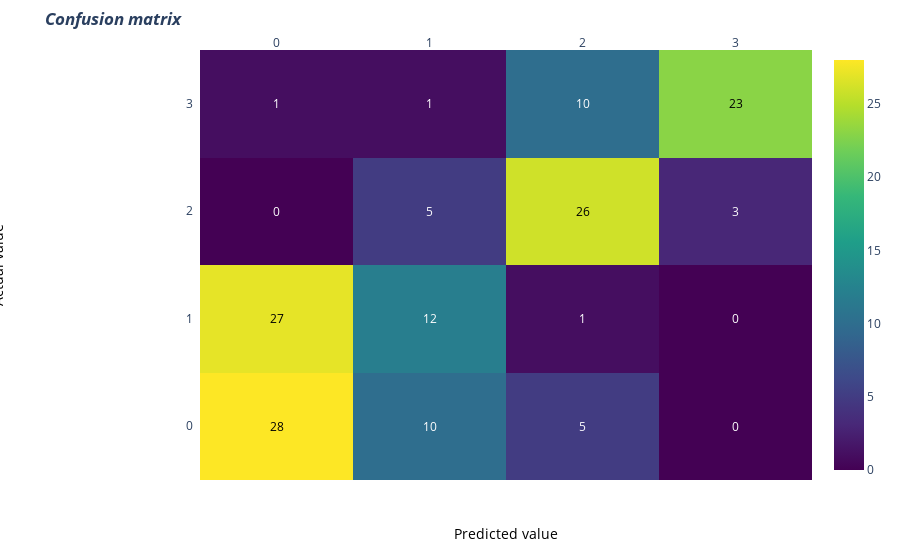

The notebook cell saved with this chart:
### Code cell
import plotly.figure_factory as ff
# invert z idx values

z= cm

# invert z idx values
#z = z[::-1]

x= [0,1,2,3]
y1=x
#y =x[::-1].copy() # invert idx values of x
#print(y)
#y=x
# change each element of z to type string for annotations
z_text = [[str(y1) for y1 in x] for x in z]

# set up figure
fig = ff.create_annotated_heatmap(z, x=x, y=y1, annotation_text=z_text, colorscale='Viridis')

# add title
fig.update_layout(title_text='<i><b>Confusion matrix</b></i>',
                  #xaxis = dict(title='x'),
                  #yaxis = dict(title='x')
                 )

# add custom xaxis title
fig.add_annotation(dict(font=dict(color="black",size=14),
                        x=0.5,
                        y=-0.15,
                        showarrow=False,
                        text="Predicted value",
                        xref="paper",
                        yref="paper"))

# add custom yaxis title
fig.add_annotation(dict(font=dict(color="black",size=14),
                        x=-0.35,
                        y=0.5,
                        showarrow=False,
                        text="Actual value",
                        textangle=-90,
                        xref="paper",
                        yref="paper"))

# adjust margins to make room for yaxis title
fig.update_layout(margin=dict(t=50, l=200))

# add colorbar
fig['data'][0]['showscale'] = True
fig.show()

### Figure 1 — Plotly figure (JSON) as saved in the notebook; plotly's stock layout.template omitted (floating-point values rounded to 4 significant figures)
{"data": [{"colorscale": [[0, "#440154"], [0.1111, "#482878"], [0.2222, "#3e4989"], [0.3333, "#31688e"], [0.4444, "#26828e"], [0.5556, "#1f9e89"], [0.6667, "#35b779"], [0.7778, "#6ece58"], [0.8889, "#b5de2b"], [1, "#fde725"]], "reversescale": false, "showscale": true, "type": "heatmap", "x": [0, 1, 2, 3], "y": [0, 1, 2, 3], "z": [[28, 10, 5, 0], [27, 12, 1, 0], [0, 5, 26, 3], [1, 1, 10, 23]]}], "layout": {"annotations": [{"font": {"color": "#000000"}, "showarrow": false, "text": "28", "x": 0, "xref": "x", "y": 0, "yref": "y"}, {"font": {"color": "#FFFFFF"}, "showarrow": false, "text": "10", "x": 1, "xref": "x", "y": 0, "yref": "y"}, {"font": {"color": "#FFFFFF"}, "showarrow": false, "text": "5", "x": 2, "xref": "x", "y": 0, "yref": "y"}, {"font": {"color": "#FFFFFF"}, "showarrow": false, "text": "0", "x": 3, "xref": "x", "y": 0, "yref": "y"}, {"font": {"color": "#000000"}, "showarrow": false, "text": "27", "x": 0, "xref": "x", "y": 1, "yref": "y"}, {"font": {"color": "#FFFFFF"}, "showarrow": false, "text": "12", "x": 1, "xref": "x", "y": 1, "yref": "y"}, {"font": {"color": "#FFFFFF"}, "showarrow": false, "text": "1", "x": 2, "xref": "x", "y": 1, "yref": "y"}, {"font": {"color": "#FFFFFF"}, "showarrow": false, "text": "0", "x": 3, "xref": "x", "y": 1, "yref": "y"}, {"font": {"color": "#FFFFFF"}, "showarrow": false, "text": "0", "x": 0, "xref": "x", "y": 2, "yref": "y"}, {"font": {"color": "#FFFFFF"}, "showarrow": false, "text": "5", "x": 1, "xref": "x", "y": 2, "yref": "y"}, {"font": {"color": "#000000"}, "showarrow": false, "text": "26", "x": 2, "xref": "x", "y": 2, "yref": "y"}, {"font": {"color": "#FFFFFF"}, "showarrow": false, "text": "3", "x": 3, "xref": "x", "y": 2, "yref": "y"}, {"font": {"color": "#FFFFFF"}, "showarrow": false, "text": "1", "x": 0, "xref": "x", "y": 3, "yref": "y"}, {"font": {"color": "#FFFFFF"}, "showarrow": false, "text": "1", "x": 1, "xref": "x", "y": 3, "yref": "y"}, {"font": {"color": "#FFFFFF"}, "showarrow": false, "text": "10", "x": 2, "xref": "x", "y": 3, "yref": "y"}, {"font": {"color": "#000000"}, "showarrow": false, "text": "23", "x": 3, "xref": "x", "y": 3, "yref": "y"}, {"font": {"color": "black", "size": 14}, "showarrow": false, "text": "Predicted value", "x": 0.5, "xref": "paper", "y": -0.15, "yref": "paper"}, {"font": {"color": "black", "size": 14}, "showarrow": false, "text": "Actual value", "textangle": -90, "x": -0.35, "xref": "paper", "y": 0.5, "yref": "paper"}], "autosize": true, "margin": {"l": 200, "t": 50}, "title": {"text": "<i><b>Confusion matrix</b></i>"}, "xaxis": {"autorange": true, "dtick": 1, "gridcolor": "rgb(0, 0, 0)", "range": [-0.5, 3.5], "side": "top", "ticks": "", "type": "linear"}, "yaxis": {"autorange": true, "dtick": 1, "range": [-0.5, 3.5], "ticks": "", "ticksuffix": "  ", "type": "linear"}}}
